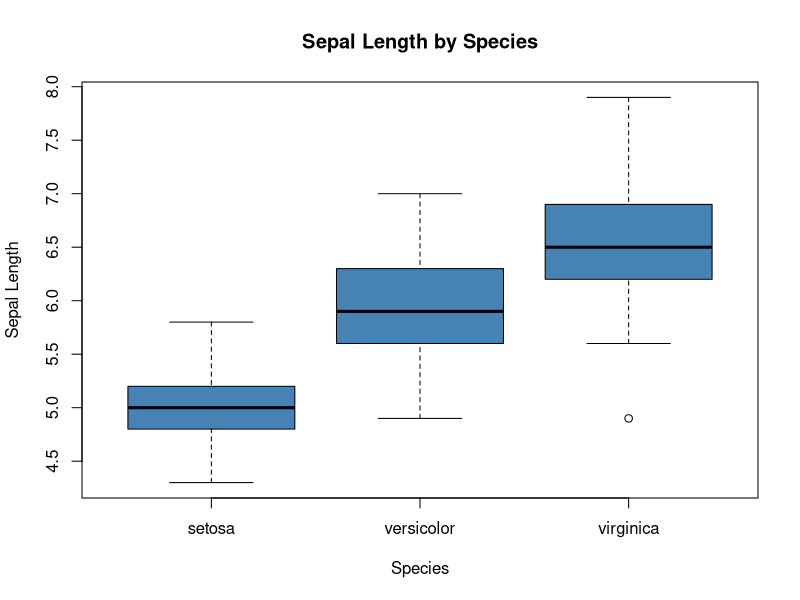
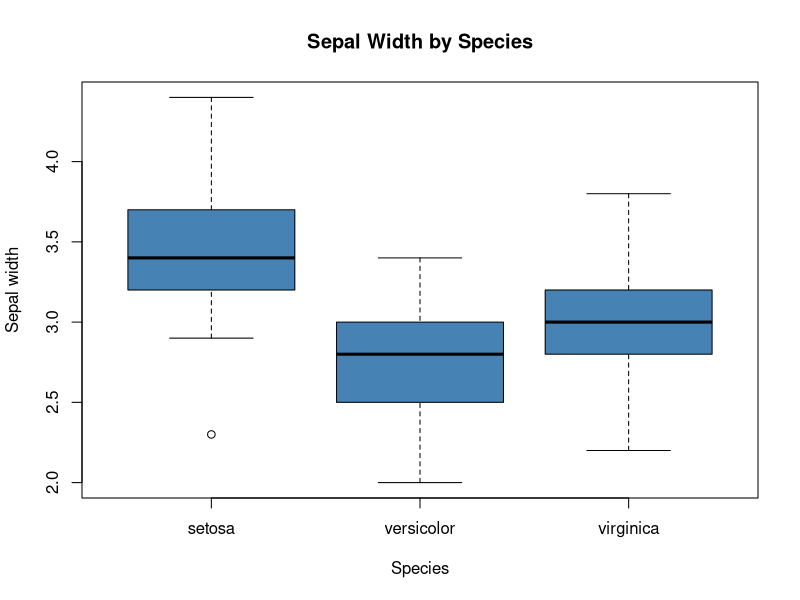
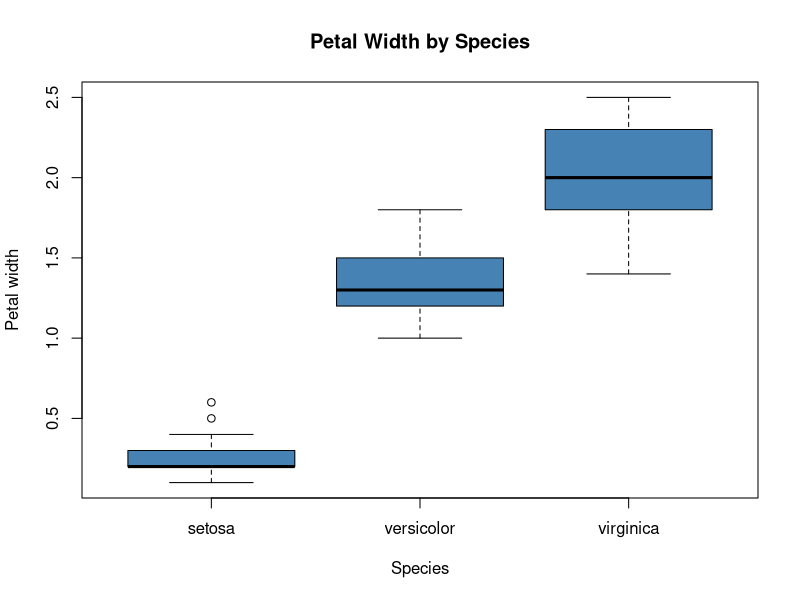
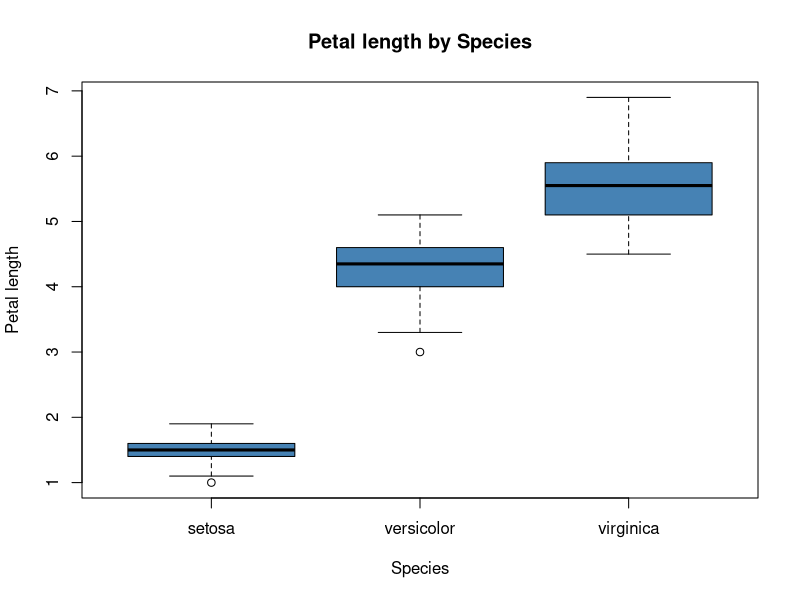

The R source for these figures, in order:
library(tidyverse) 
data <- data('iris') #loads data
summary(iris)

# Let's see a visual overview of the dimensions of the flowers, for each species of iris
boxplot(Sepal.Length~Species,
        data=iris,
        main='Sepal Length by Species',
        xlab='Species',
        ylab='Sepal Length',
        col='steelblue',
        border='black')
boxplot(Sepal.Width~Species,
        data=iris,
        main='Sepal Width by Species',
        xlab='Species',
        ylab='Sepal width',
        col='steelblue',
        border='black')

boxplot(Petal.Width~Species,
        data=iris,
        main='Petal Width by Species',
        xlab='Species',
        ylab='Petal width',
        col='steelblue',
        border='black')

boxplot(Petal.Length~Species,
        data=iris,
        main='Petal length by Species',
        xlab='Species',
        ylab='Petal length',
        col='steelblue',
        border='black')

#new codes start here
mod_sep_Length  = aov(Sepal.Length~Species,data=iris)
summary(mod_sep_Length)
TukeyHSD(mod_sep_Length, conf.level = 0.95) # Tukey's HSD

mod_sep_Width  = aov(Sepal.Width~Species,data=iris)
summary(mod_sep_Width)
TukeyHSD(mod_sep_Width, conf.level = 0.95) # Tukey's HSD

mod_pet_Width  = aov(Petal.Width~Species,data=iris)
summary(mod_pet_Width)
TukeyHSD(mod_pet_Width, conf.level = 0.95) # Tukey's HSD

mod_pet_Length  = aov(Petal.Length~Species,data=iris)
summary(mod_pet_Length)
TukeyHSD(mod_pet_Length, conf.level = 0.95) # Tukey's HSD
